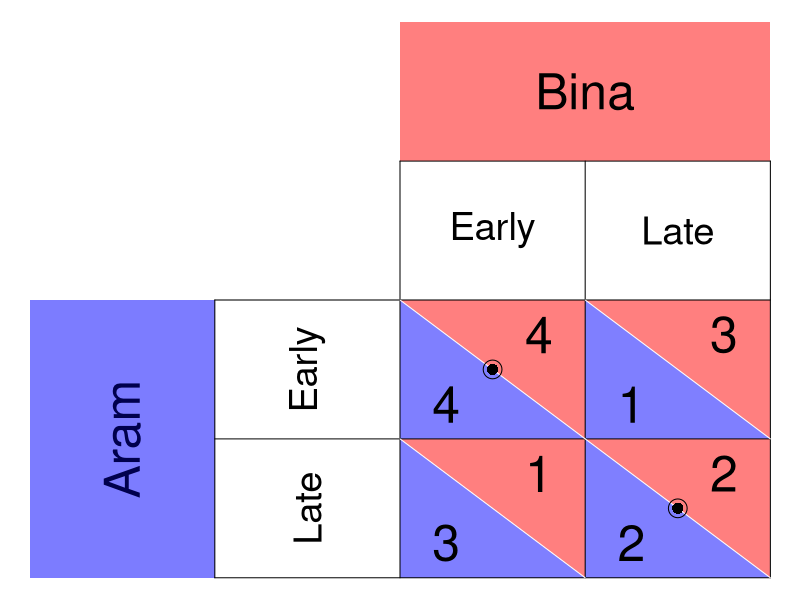

The R script that drew this image:
require(ggplot2)
require(shape)
pdf(file = "society/palanpur_matrix.pdf", width = 9, height = 7)

par(mar =  c(0, 0, 0, 0))
xlims <- c(0, 8)
ylims <- c(0, 8)

#TextSizes
PlayerSize <- 3
StratSize <- 2.3
PayoffSize <- 3

#Payoffs are listed as c("NW", "SW", "NE", "SE")

#Considerations for Player 1
P1Name <- c("Aram")
P1Strat <- c("Early", "Late")
P1Payoffs <- c("4", "3", "1", "2")
P1BR1 <- c("NW") #Must be NW or SW - the BR prints accordingly. 
P1BR2 <- c("SE") #Must be NE or SE - the BR prints accordingly. 
#NW = (5, 3); SW = (5,1); NE = (7, 3); SE = (7, 1)

#Considerations for Player 2
P2Name <- c("Bina")
P2Strat <- c("Early", "Late")
P2Payoffs <- c("4", "1", "3", "2")
P2BR1 <- c("NW") #Must be NW or SW - the BR prints accordingly. 
P2BR2 <- c("SE") #Must be NE or SE - the BR prints accordingly. 

plot(0, 0, xlim = xlims, ylim = ylims, type = "n",
     xlab = expression(""),
     ylab = expression(""),
     xaxt = "n", 
     yaxt = "n", 
     cex.lab = 2, 
     bty = "n")



#Color and label for Player 1 and their strategies
polygon(c(0,0,2,2,0), c(0,4,4,0,0), col=rgb(0, 0, 1, 0.3), density=NULL, border = NA)
text(1, 2, P1Name[1], srt = 90, cex = PlayerSize)

polygon(c(0,0,2,2,0), c(0,4,4,0,0), col=rgb(0, 0, 1, 0.3), density=NULL, border = NA)
text(3, 3, P1Strat[1], cex = StratSize, srt = 90)
text(3, 1, P1Strat[2], cex = StratSize, srt = 90)


#Color and label for Player 2
polygon(c(4,4,8,8,4), c(8,6,6,8,8), col=rgb(1, 0, 0, 0.5), density=NULL, border = NA)
text(6, 7, P2Name[1], cex = PlayerSize)

text(5, 5, P2Strat[1], cex = StratSize)
text(7, 5, P2Strat[2], cex = StratSize)

#NorthWest cell 
#P1
polygon(c(4,4,6,4), c(4,2,2,4), col=rgb(0, 0, 1, 0.5), density=NULL, border = NA)
#P2
polygon(c(4,6,6,4), c(4,4,2,4), col=rgb(1, 0, 0, 0.5), density=NULL, border = NA)

#P1
text(4.5, 2.5, P1Payoffs[1], cex = PayoffSize)
#P2
text(5.5, 3.5, P2Payoffs[1], cex = PayoffSize)

#SouthWest cell  
#P1
polygon(c(4,4,6,4), c(2,0,0,2), col=rgb(0, 0, 1, 0.5), density=NULL, border = NA)
#P2
polygon(c(4,6,6,4), c(2,2,0,2), col=rgb(1, 0, 0, 0.5), density=NULL, border = NA)

#P1
text(4.5, 0.5, P1Payoffs[2], cex = PayoffSize)
#P2
text(5.5, 1.5, P2Payoffs[2], cex = PayoffSize)


#NorthEast cell 
#P1
polygon(c(6,6,8,6), c(4,2,2,4), col=rgb(0, 0, 1, 0.5), density=NULL, border = NA)
#P2
polygon(c(6,8,8,6), c(4,4,2,4), col=rgb(1, 0, 0, 0.5), density=NULL, border = NA)
#P1
text(6.5, 2.5, P1Payoffs[3], cex = PayoffSize)
#P2
text(7.5, 3.5, P2Payoffs[3], cex = PayoffSize)

#SouthEast cell 
#P1
polygon(c(6,6,8,6), c(2,0,0,2), col=rgb(0, 0, 1, 0.5), density=NULL, border = NA)
#P2
polygon(c(6,8,8,6), c(2,2,0,2), col=rgb(1, 0, 0, 0.5), density=NULL, border = NA)
#P1
text(6.5, 0.5, P1Payoffs[4], cex = PayoffSize)
#P2
text(7.5, 1.5, P2Payoffs[4], cex = PayoffSize)


#Lines for the Table
segments(8, 0, 8, 6, lty = 1, col = "black")
segments(4, 6, 8, 6, lty = 1, col = "black")
segments(2, 0, 2, 4, lty = 1, col = "black")
segments(2, 0, 8, 0, lty = 1, col = "black")
segments(2, 4, 8, 4, lty = 1, col = "black")
segments(4, 0, 4, 6, lty = 1, col = "black")
segments(2, 2, 8, 2, lty = 1, col = "black")
segments(6, 0, 6, 6, lty = 1, col = "black")

#Diagonals
#NW
segments(4, 4, 6, 2, lty = 1, col = "white")
#NE
segments(6, 4, 8, 2, lty = 1, col = "white")
#SW
segments(4, 2, 6, 0, lty = 1, col = "white")
#Se
segments(6, 2, 8, 0, lty = 1, col = "white")


#Best responses 
#P1 
if (P1BR1[1] == "NW"){
  points(5, 3, pch = 16, col = "black", cex = 1.5)
  } else{points(5, 1, pch = 16, col = "black", cex = 1.5)
  }

if (P1BR2[1] == "NE"){
  points(7, 3, pch = 16, col = "black", cex = 1.5)
} else{points(7, 1, pch = 16, col = "black", cex = 1.5)
}


#P2
if (P2BR1[1] == "NW"){
  points(5, 3, pch = 1, col = "black", cex = 2.5)
} else{points(7, 3, pch = 1, col = "black", cex = 2.5)
}

if (P2BR2[1] == "SW"){
  points(5, 1, pch = 1, col = "black", cex = 2.5)
} else{points(7, 1, pch = 1, col = "black", cex = 2.5)
}

dev.off()
